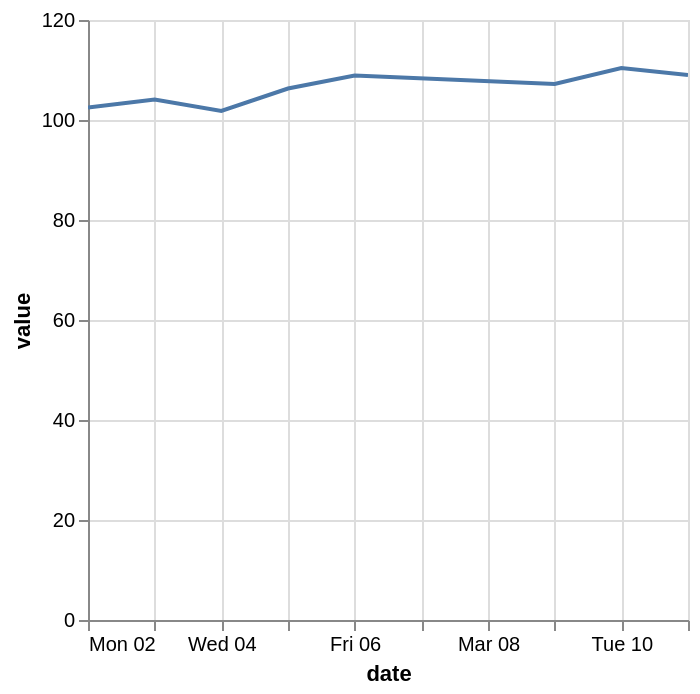

Write the Vega-Lite specification saved for this chart.
### Vega-Lite specification from a JSON file in a GitHub repository (floating-point values rounded to 4 significant figures)
{"$schema": "https://vega.github.io/schema/vega-lite/v6.json", "data": {"values": [{"date": "2026-03-02", "value": 102.5}, {"date": "2026-03-03", "value": 104.1}, {"date": "2026-03-04", "value": 101.8}, {"date": "2026-03-05", "value": 106.3}, {"date": "2026-03-06", "value": 108.9}, {"date": "2026-03-09", "value": 107.2}, {"date": "2026-03-10", "value": 110.4}, {"date": "2026-03-11", "value": 109.0}]}, "description": "Zoom and pan: an interval bound to scales.", "encoding": {"x": {"field": "date", "type": "temporal"}, "y": {"field": "value", "type": "quantitative"}}, "mark": "line", "params": [{"bind": "scales", "name": "zoom", "select": {"encodings": ["x"], "type": "interval"}}], "usermeta": {"eas": {"standin_ratio": 0.0304, "threshold": 0.06}}}
